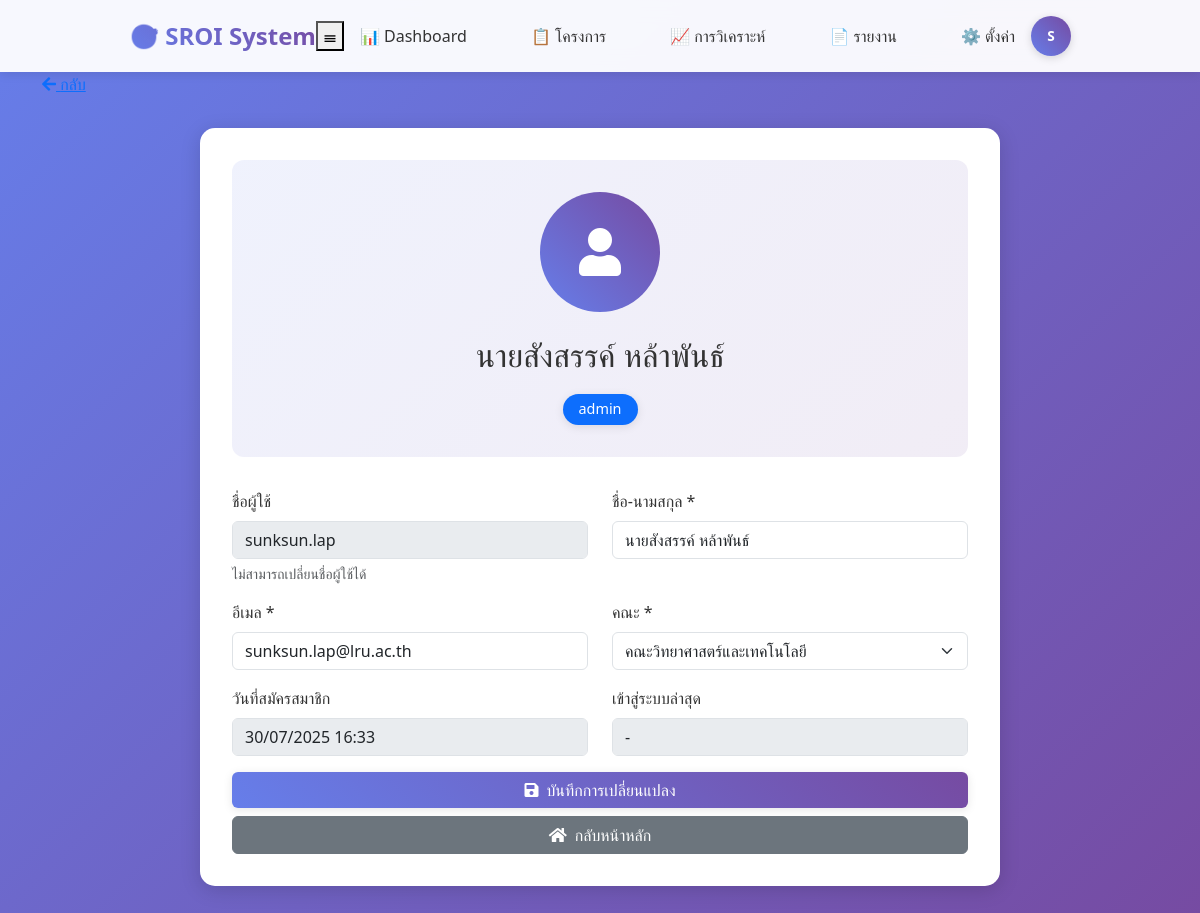
Screenshot of /profile.php (signed in) with the database file from the repository.
### tables this page shows
CREATE TABLE `users` (
  `id` int(11) NOT NULL,
  `username` varchar(100) NOT NULL COMMENT 'ชื่อผู้ใช้',
  `email` varchar(200) NOT NULL COMMENT 'อีเมล',
  `password_hash` varchar(255) NOT NULL COMMENT 'รหัสผ่านที่เข้ารหัส',
  `first_name` varchar(100) DEFAULT NULL COMMENT 'ชื่อ',
  `last_name` varchar(100) DEFAULT NULL COMMENT 'นามสกุล',
  `full_name_th` varchar(200) DEFAULT NULL COMMENT 'ชื่อ-นามสกุล ภาษาไทย',
  `title` varchar(50) DEFAULT NULL COMMENT 'คำนำหน้า',
  `position` varchar(200) DEFAULT NULL COMMENT 'ตำแหน่ง',
  `department` varchar(200) DEFAULT NULL COMMENT 'แผนก/หน่วยงาน',
  `organization` varchar(300) DEFAULT NULL COMMENT 'องค์กร',
  `phone` varchar(20) DEFAULT NULL COMMENT 'เบอร์โทรศัพท์',
  `role` enum('admin','teacher') NOT NULL DEFAULT 'teacher' COMMENT 'บทบาทผู้ใช้',
  `is_active` tinyint(1) DEFAULT 1 COMMENT 'สถานะการใช้งาน',
  `email_verified` tinyint(1) DEFAULT 0 COMMENT 'ยืนยันอีเมลแล้ว',
  `last_login` timestamp NULL DEFAULT NULL COMMENT 'เข้าสู่ระบบครั้งล่าสุด',
  `login_count` int(11) DEFAULT 0 COMMENT 'จำนวนครั้งที่เข้าสู่ระบบ',
  `created_at` timestamp NOT NULL DEFAULT current_timestamp(),
  `updated_at` timestamp NOT NULL DEFAULT current_timestamp() ON UPDATE current_timestamp(),
  `created_by` varchar(100) DEFAULT NULL COMMENT 'ผู้สร้างบัญชี'
);

### profile.php (the view, shortened to what this page needs)
<?php
require_once "config.php";
$user_id = $_SESSION['user_id'];
$sql = "SELECT * FROM users WHERE id = ?";
if ($stmt = mysqli_prepare($conn, $sql)) {
    mysqli_stmt_bind_param($stmt, "i", $user_id);
    if (mysqli_stmt_execute($stmt)) {
        $result = mysqli_stmt_get_result($stmt);
        if (mysqli_num_rows($result) == 1) {
            $user = mysqli_fetch_assoc($result);
        }
    }
}
?>
<!DOCTYPE html>
<html lang="th">
<head>
    <link href="https://cdn.jsdelivr.net/npm/bootstrap@5.3.0/dist/css/bootstrap.min.css" rel="stylesheet">
    <link rel="stylesheet" href="https://cdnjs.cloudflare.com/ajax/libs/font-awesome/5.15.4/css/all.min.css">
</head>
<body>
    <nav class="navbar">
        <div class="nav-container">
            <a href="index.php" class="logo">
                🎯 SROI System
            </a>
            <ul class="nav-menu" role="navigation">
                <li><a href="dashboard.php" class="nav-link">📊 Dashboard</a></li>
                <li><a href="project-list.php" class="nav-link">📋 โครงการ</a></li>
                <li><a href="impact_pathway/impact_pathway.php" class="nav-link">📈 การวิเคราะห์</a></li>
                <li><a href="reports.php" class="nav-link">📄 รายงาน</a></li>
                <li><a href="settings.php" class="nav-link">⚙️ ตั้งค่า</a></li>
            </ul>
            <?php include 'user-menu.php'; ?>
        </div>
    </nav>
    <div class="container position-relative">
        <a href="#" onclick="history.back(); return false;" class="back-button" title="กลับไปหน้าก่อนหน้า">
            <i class="fas fa-arrow-left"></i>
            <span>กลับ</span>
        </a>
        <div class="profile-container" role="main">
            <div class="profile-header">
                <div class="profile-avatar">
                    <i class="fas fa-user"></i>
                </div>
                <h2><?php echo htmlspecialchars($user['full_name_th']); ?></h2>
                <span class="user-role-badge badge bg-primary"><?php echo htmlspecialchars($user['role']); ?></span>
            </div>
            <form method="post" class="needs-validation" novalidate>
                <div class="row mb-3">
                    <div class="col-md-6">
                        <label for="username" class="form-label">ชื่อผู้ใช้</label>
                        <input type="text" class="form-control" id="username" value="<?php echo htmlspecialchars($user['username']); ?>" disabled>
                        <div class="form-text">ไม่สามารถเปลี่ยนชื่อผู้ใช้ได้</div>
                    </div>
                    <div class="col-md-6">
                        <label for="fullname" class="form-label">ชื่อ-นามสกุล *</label>
                        <input type="text" class="form-control" id="fullname" name="fullname" value="<?php echo htmlspecialchars($user['full_name_th']); ?>" required>
                    </div>
                </div>
                <div class="row mb-3">
                    <div class="col-md-6">
                        <label for="email" class="form-label">อีเมล *</label>
                        <input type="email" class="form-control" id="email" name="email" value="<?php echo htmlspecialchars($user['email']); ?>" required>
                    </div>
                    <div class="col-md-6">
                        <label for="department" class="form-label">คณะ *</label>
                        <select class="form-select" id="department" name="department" required>
                            <optgroup label="คณะ">
                                <?php
                                $faculties = [
                                    "คณะครุศาสตร์",
                                    "คณะวิทยาศาสตร์และเทคโนโลยี",
                                    "คณะมนุษยศาสตร์และสังคมศาสตร์",
                                    "คณะวิทยาการจัดการ",
                                    "คณะเทคโนโลยีอุตสาหกรรม"
                                ];
                                foreach ($faculties as $faculty) {
                                    $selected = ($user['department'] == $faculty) ? 'selected' : '';
                                    echo "<option value=\"" . htmlspecialchars($faculty) . "\" $selected>" . htmlspecialchars($faculty) . "</option>";
                                }
                                ?>
                            </optgroup>
                        </select>
                    </div>
                </div>
                <div class="row mb-3">
                    <div class="col-md-6">
                        <label class="form-label">วันที่สมัครสมาชิก</label>
                        <input type="text" class="form-control" value="<?php echo date('d/m/Y H:i', strtotime($user['created_at'])); ?>" disabled>
                    </div>
                    <div class="col-md-6">
                        <label class="form-label">เข้าสู่ระบบล่าสุด</label>
                        <input type="text" class="form-control" value="<?php echo $user['last_login'] ? date('d/m/Y H:i', strtotime($user['last_login'])) : '-'; ?>" disabled>
                    </div>
                </div>
                <div class="d-grid gap-2">
                    <button type="submit" class="btn btn-primary">
                        <i class="fas fa-save me-2"></i>บันทึกการเปลี่ยนแปลง
                    </button>
                    <a href="index.php" class="btn btn-secondary">
                        <i class="fas fa-home me-2"></i>กลับหน้าหลัก
                    </a>
                </div>
            </form>
        </div>
    </div>
</body>
</html>

### profile.php (style rules this page uses)
:root { --primary-color: #667eea; --secondary-color: #764ba2; --success-color: #56ab2f; --warning-color: #f093fb; --danger-color: #f5576c; --info-color: #4ecdc4; --light-bg: #f8f9fa; --white: #ffffff; --text-dark: #333333; --text-muted: #6c757d; --border-color: #e0e0e0; --shadow-light: 0 2px 10px rgba(0, 0, 0, 0.1); --shadow-medium: 0 4px 20px rgba(0, 0, 0, 0.15); --shadow-heavy: 0 8px 30px rgba(0, 0, 0, 0.2); }
body { font-family: 'Segoe UI', Tahoma, Geneva, Verdana, sans-serif; background: linear-gradient(135deg, var(--primary-color) 0%, var(--secondary-color) 100%); min-height: 100vh; color: var(--text-dark); }
.navbar { background: rgba(255, 255, 255, 0.95); backdrop-filter: blur(10px); padding: 1rem 0; box-shadow: var(--shadow-light); position: sticky; top: 0; z-index: 100; }
.nav-container { max-width: 1400px; margin: 0 auto; padding: 0 2rem; display: flex; justify-content: space-between; align-items: center; }
.logo { display: flex; align-items: center; gap: 0.5rem; font-size: 1.5rem; font-weight: bold; background: linear-gradient(45deg, var(--primary-color), var(--secondary-color)); -webkit-background-clip: text; -webkit-text-fill-color: transparent; background-clip: text; text-decoration: none; }
.nav-menu { display: flex; list-style: none; gap: 2rem; align-items: center; margin: 0; padding: 0; }
.nav-link { color: var(--text-dark); text-decoration: none; font-weight: 500; padding: 0.5rem 1rem; border-radius: 8px; transition: all 0.3s ease; position: relative; }
.profile-container { max-width: 800px; margin: 2rem auto; padding: 2rem; background-color: white; border-radius: 15px; box-shadow: var(--shadow-medium); }
.profile-header { text-align: center; margin-bottom: 2rem; padding: 2rem; background: linear-gradient(135deg, rgba(102, 126, 234, 0.1), rgba(118, 75, 162, 0.1)); border-radius: 12px; }
.profile-avatar { width: 120px; height: 120px; border-radius: 50%; background: linear-gradient(45deg, var(--primary-color), var(--secondary-color)); color: white; font-size: 48px; display: flex; align-items: center; justify-content: center; margin: 0 auto 1.5rem; transition: transform 0.3s ease; }
.user-role-badge { display: inline-block; padding: 0.5rem 1rem; border-radius: 20px; font-size: 0.9rem; font-weight: 500; margin-top: 0.75rem; background: var(--primary-color); color: white; box-shadow: var(--shadow-light); }
.btn-primary { background: linear-gradient(45deg, var(--primary-color), var(--secondary-color)); border: none; box-shadow: var(--shadow-light); transition: all 0.3s ease; }

### rows the page displays
users: full_name_th "นายสังสรรค์ หล้าพันธ์", role "admin", username "sunksun.lap", fullname "นายสังสรรค์ หล้าพันธ์", email "sunksun.lap@lru.ac.th", created_at "30/07/2025 16:33", last_login "-"

### other values shown
$initials "S"
form field department "คณะวิทยาศาสตร์และเทคโนโลยี"
